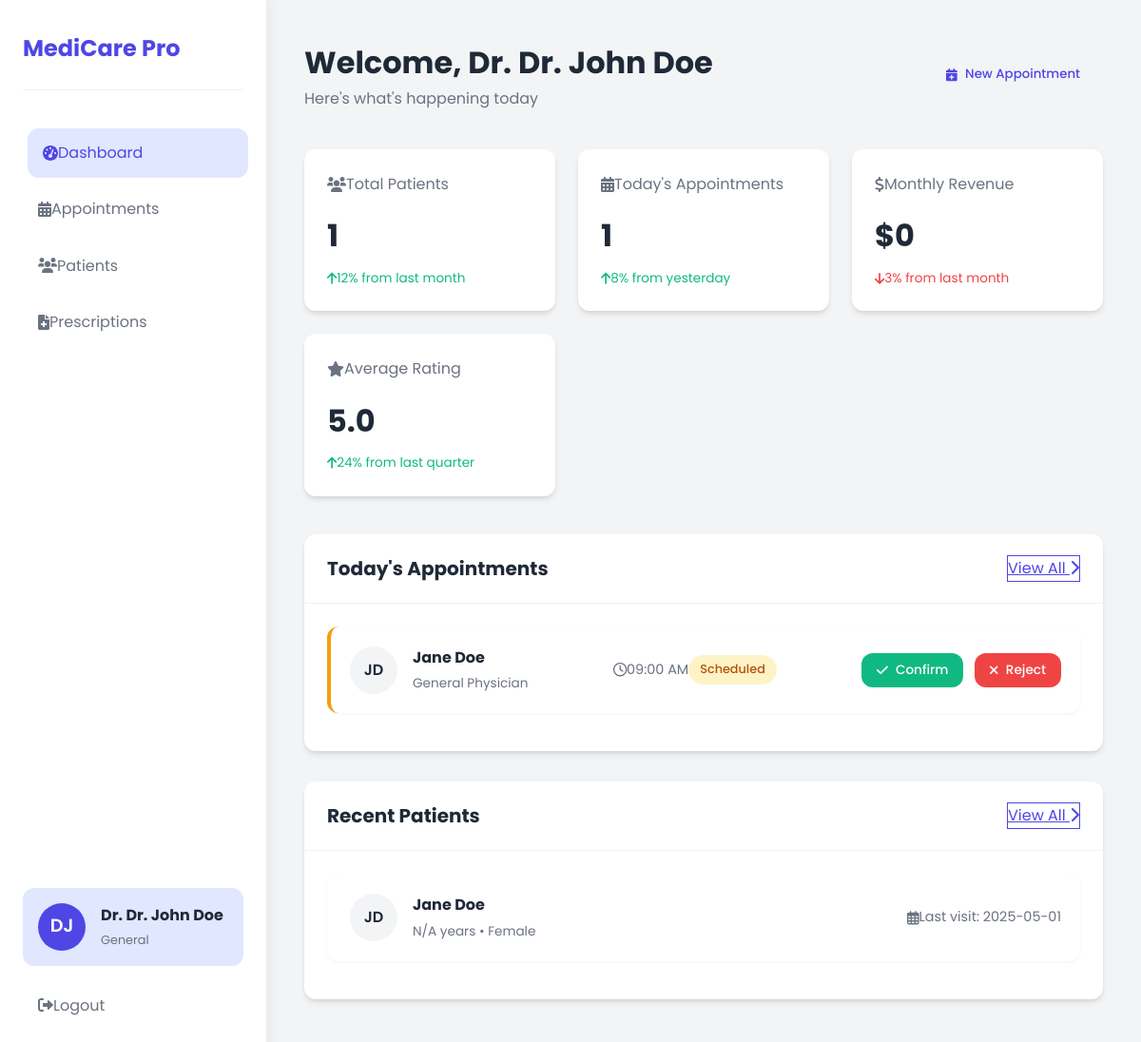
The page /doctor_dashboard (signed in) on the database its author committed.
### app.py (models this page shows, shortened)
class User(db.Model, UserMixin):
    id = db.Column(db.Integer, primary_key=True)
    username = db.Column(db.String(80), unique=True, nullable=False)
    email = db.Column(db.String(120), unique=True, nullable=False)
    password = db.Column(db.String(120), nullable=False)
    full_name = db.Column(db.String(120), nullable=False)
    dob = db.Column(db.DateTime)
    gender = db.Column(db.String(20))
    health_conditions = db.Column(db.String(200))
    is_admin = db.Column(db.Boolean, default=False)
    is_doctor = db.Column(db.Boolean, default=False)
    is_patient = db.Column(db.Boolean, default=True)
    specialty = db.Column(db.String(100))
    availability_status = db.Column(db.String(50), default='Available')
    appointments = db.relationship('Appointment', backref='user', lazy=True, foreign_keys='Appointment.user_id')
    doctor_appointments = db.relationship('Appointment', backref='doctor', lazy=True, foreign_keys='Appointment.doctor_id')

class Appointment(db.Model):
    id = db.Column(db.Integer, primary_key=True)
    user_id = db.Column(db.Integer, db.ForeignKey('user.id'), nullable=False)
    doctor_id = db.Column(db.Integer, db.ForeignKey('user.id'), nullable=False)
    health_problem = db.Column(db.String(200), nullable=False)
    symptoms = db.Column(db.Text, nullable=True)
    date = db.Column(db.DateTime, nullable=False)
    token_number = db.Column(db.Integer, nullable=False)
    status = db.Column(db.String(50), default='Scheduled')
    notes = db.Column(db.Text, nullable=True)
    created_at = db.Column(db.DateTime, default=datetime.now(timezone.utc))

### app.py (the view)
@app.route('/doctor_dashboard')
@login_required
def doctor_dashboard():
    if current_user.is_patient:
        return redirect(url_for('patient_dashboard'))
    doctor_initials = ''.join([name[0] for name in current_user.full_name.split()[:2]]).upper()
    today = datetime.now(timezone.utc).date()
    day_start = datetime.combine(today, time(0, 0), tzinfo=timezone.utc)
    day_end = datetime.combine(today, time(23, 59, 59), tzinfo=timezone.utc)
    today_appointments = Appointment.query.filter(
        Appointment.doctor_id == current_user.id,
        Appointment.date >= day_start,
        Appointment.date <= day_end
    ).order_by(Appointment.token_number.asc()).all()
    today_appointments_data = []
    for appointment in today_appointments:
        patient = db.session.get(User, appointment.user_id)
        if patient:
            patient_name = patient.full_name
            patient_initials = ''.join([name[0] for name in patient_name.split()[:2]]).upper()
        else:
            patient_name = 'Unknown'
            patient_initials = '?'
        today_appointments_data.append({
            'appointment': appointment,
            'patient_name': patient_name,
            'patient_initials': patient_initials
        })
    patient_ids = {a.user_id for a in Appointment.query.filter_by(doctor_id=current_user.id).all()}
    recent_patients = User.query.filter(User.id.in_(patient_ids)).limit(5).all()
    formatted_recent_patients = []
    for patient in recent_patients:
        last_appointment = Appointment.query.filter_by(
            user_id=patient.id,
            doctor_id=current_user.id
        ).order_by(Appointment.date.desc()).first()
        formatted_recent_patients.append({
            'name': patient.full_name,
            'initials': ''.join([name[0] for name in patient.full_name.split()[:2]]).upper(),
            'last_visit': last_appointment.date.strftime('%Y-%m-%d') if last_appointment else 'Never',
            'age': getattr(patient, 'age', 'N/A'),
            'gender': getattr(patient, 'gender', 'Unknown')
        })
    return render_template(
        'doctor/doctor_dashboard.html',
        doctor_name=current_user.full_name,
        doctor_initials=doctor_initials,
        todays_appointments=len(today_appointments_data),
        todays_appointments_data=today_appointments_data,
        total_patients=len(patient_ids),
        monthly_revenue=0,
        average_rating=5.0,
        reminders_data=[],
        recent_patients=formatted_recent_patients
    )

### app.py (called while the page is built)
@login_manager.user_loader
def load_user(user_id):
    user = db.session.get(User, int(user_id))
    print(f"Loaded user ID {user_id}: {user.username if user else 'None'}, is_patient: {user.is_patient if user else 'N/A'}")
    return user

### templates/doctor/doctor_dashboard.html (shortened to what this page needs)
<!DOCTYPE html>
<html lang="en">
<head>
    <link rel="stylesheet" href="https://cdnjs.cloudflare.com/ajax/libs/font-awesome/6.0.0-beta3/css/all.min.css">
</head>
<body>
    <div class="dashboard-container">
        <aside class="sidebar" id="sidebar">
            <div class="sidebar-header">
                <h3>MediCare Pro</h3>
            </div>
            <nav>
                <a href="{{ url_for('doctor_dashboard') }}" class="nav-item active">
                    <i class="fas fa-tachometer-alt"></i> Dashboard
                </a>
                <a href="{{ url_for('appointments') }}" class="nav-item">
                    <i class="fas fa-calendar-alt"></i> Appointments
                </a>
                <a href="{{ url_for('patients') }}" class="nav-item">
                    <i class="fas fa-users"></i> Patients
                </a>
                <a href="{{ url_for('prescriptions') }}" class="nav-item">
                    <i class="fas fa-file-medical"></i> Prescriptions
                </a>
            </nav>
            <div class="sidebar-footer">
                <div class="doctor-profile">
                    <div class="doctor-avatar">
                        {{ doctor_initials }}
                    </div>
                    <div class="doctor-info">
                        <h4>Dr. {{ doctor_name }}</h4>
                        <p>{{ current_user.specialty }}</p>
                    </div>
                </div>
                <a href="{{ url_for('logout') }}" class="nav-item" style="margin-top: 1rem;">
                    <i class="fas fa-sign-out-alt"></i> Logout
                </a>
            </div>
        </aside>
        <main class="main-content">
            <div class="header">
                <div>
                    <h1>Welcome, Dr. {{ doctor_name }}</h1>
                    <p>Here's what's happening today</p>
                </div>
                <div class="header-actions">
                    <button class="btn btn-outline">
                        <i class="fas fa-calendar-plus"></i> New Appointment
                    </button>
                </div>
            </div>
            <div class="stats-grid">
                <div class="stat-card">
                    <div class="stat-title">
                        <i class="fas fa-users"></i>
                        <span>Total Patients</span>
                    </div>
                    <div class="stat-value">{{ total_patients }}</div>
                    <div class="stat-change positive">
                        <i class="fas fa-arrow-up"></i> 12% from last month
                    </div>
                </div>
                <div class="stat-card">
                    <div class="stat-title">
                        <i class="fas fa-calendar-alt"></i>
                        <span>Today's Appointments</span>
                    </div>
                    <div class="stat-value">{{ todays_appointments }}</div>
                    <div class="stat-change positive">
                        <i class="fas fa-arrow-up"></i> 8% from yesterday
                    </div>
                </div>
                <div class="stat-card">
                    <div class="stat-title">
                        <i class="fas fa-dollar-sign"></i>
                        <span>Monthly Revenue</span>
                    </div>
                    <div class="stat-value">${{ monthly_revenue | int }}</div>
                    <div class="stat-change negative">
                        <i class="fas fa-arrow-down"></i> 3% from last month
                    </div>
                </div>
                <div class="stat-card">
                    <div class="stat-title">
                        <i class="fas fa-star"></i>
                        <span>Average Rating</span>
                    </div>
                    <div class="stat-value">{{ average_rating }}</div>
                    <div class="stat-change positive">
                        <i class="fas fa-arrow-up"></i> 24% from last quarter
                    </div>
                </div>
            </div>
            <div class="section">
                <div class="section-header">
                    <h2>Today's Appointments</h2>
                    <a href="{{ url_for('appointments') }}" class="btn btn-outline">
                        View All <i class="fas fa-chevron-right"></i>
                    </a>
                </div>
                <div class="section-content">
                    {% if todays_appointments_data %}
                        {% for item in todays_appointments_data %}
                            <div class="appointment-card {{ item.appointment.status }}">
                                <div class="patient-info">
                                    <div class="patient-avatar">
                                        {{ item.patient_initials }}
                                    </div>
                                    <div class="patient-details">
                                        <h4>{{ item.patient_name }}</h4>
                                        <p>{{ item.appointment.health_problem }}</p>
                                    </div>
                                </div>
                                <div class="appointment-time">
                                    <i class="far fa-clock"></i>
                                    {{ item.appointment.date.strftime('%I:%M %p') }}
                                    <span class="appointment-status
                                        {% if item.appointment.status == 'Scheduled' %}status-scheduled
                                        {% elif item.appointment.status == 'Confirmed' %}status-confirmed
                                        {% elif item.appointment.status == 'Completed' %}status-completed
                                        {% elif item.appointment.status == 'Rejected' %}status-rejected{% endif %}">
                                        {{ item.appointment.status }}
                                    </span>
                                </div>
                                <div class="appointment-actions">
                                    {% if item.appointment.status == 'Scheduled' %}
                                        <button class="action-btn btn-confirm" data-appointment-id="{{ item.appointment.id }}">
                                            <i class="fas fa-check"></i> Confirm
                                        </button>
                                        <button class="action-btn btn-reject" data-appointment-id="{{ item.appointment.id }}">
                                            <i class="fas fa-times"></i> Reject
                                        </button>
                                    {% elif item.appointment.status == 'Confirmed' %}
                                        <button class="action-btn btn-start" data-appointment-id="{{ item.appointment.id }}">
                                            <i class="fas fa-play"></i> Start
                                        </button>
                                    {% endif %}
                                </div>
                            </div>
                        {% endfor %}
                    {% else %}
                        <div class="empty-state">
                            <i class="far fa-calendar-check"></i>
                            <p>No appointments scheduled for today</p>
                        </div>
                    {% endif %}
                </div>
            </div>
            <div class="section">
                <div class="section-header">
                    <h2>Recent Patients</h2>
                    <a href="{{ url_for('patients') }}" class="btn btn-outline">
                        View All <i class="fas fa-chevron-right"></i>
                    </a>
                </div>
                <div class="section-content">
                    {% if recent_patients %}
                        {% for patient in recent_patients %}
                            <div class="appointment-card">
                                <div class="patient-info">
                                    <div class="patient-avatar">
                                        {{ patient.initials }}
                                    </div>
                                    <div class="patient-details">
                                        <h4>{{ patient.name }}</h4>
                                        <p>{{ patient.age }} years • {{ patient.gender }}</p>
                                    </div>
                                </div>
                                <div class="appointment-time">
                                    <i class="far fa-calendar-alt"></i>
                                    Last visit: {{ patient.last_visit }}
                                </div>
                            </div>
                        {% endfor %}
                    {% else %}
                        <div class="empty-state">
                            <i class="far fa-user"></i>
                            <p>No recent patients</p>
                        </div>
                    {% endif %}
                </div>
            </div>
        </main>
    </div>
</body>
</html>

### rows shown on the page
User: full_name "Dr. John Doe", specialty "General"
User: patient_initials "JD", patient_name "Jane Doe", appointment.health_problem "General Physician", appointment "09:00 AM", appointment.status "Scheduled", initials "JD", name "Jane Doe", age "N/A", gender "Female", last_visit "2025-05-01"

### other values the page prints
{{ doctor_initials }} "DJ"
{{ total_patients }} "1"
{{ todays_appointments }} "1"
{{ monthly_revenue | int }} "0"
{{ average_rating }} "5.0"
